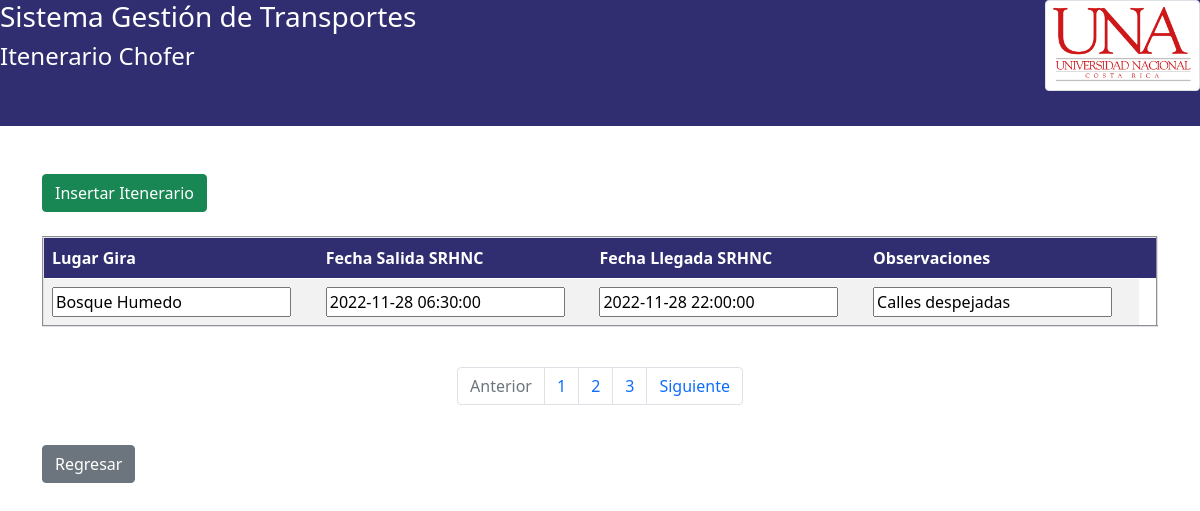
The app's page /View/ItenerarioChoferView.php with its own data.
### tables this page shows
CREATE TABLE `tbitenerariochofer` (
  `tbitenerariochoferid` int(11) NOT NULL,
  `tbitenerariochoferlugar` text NOT NULL,
  `tbitenerariochoferfechallegada` datetime NOT NULL,
  `tbitenerariochoferfechasalida` datetime NOT NULL,
  `tbitenerariochoferobservaciones` text NOT NULL
);

### data/ItenerarioChoferData.php (called while the page is built, shortened)
<?php
include '../domain/ItenerarioChofer.php';
class ItenerarioChoferData extends Data{
    public function getAllItenerarioChofer() {
        $conn = mysqli_connect($this->server, $this->user, $this->password, $this->db);
        $conn->set_charset('utf8');
        $querySelect = "SELECT * FROM tbitenerariochofer;";
        $result = mysqli_query($conn, $querySelect);
        $itenerario = [];
        while ($row = mysqli_fetch_array($result)) {
            $currentItenerario = new ItenerarioChofer($row['tbitenerariochoferid'], $row['tbitenerariochoferlugar'], $row['tbitenerariochoferfechallegada'],
            $row['tbitenerariochoferfechasalida'], $row['tbitenerariochoferobservaciones']);
            array_push($itenerario, $currentItenerario);
        }
        return $itenerario;
    }
}

### Business/ItenerarioChoferBusiness.php (called while the page is built)
<?php
include '../data/ItenerarioChoferData.php';
class ItenerarioChoferBusiness{
    private $ItenerarioChoferData;
    public function ItenerarioChoferBusiness(){
        $this->ItenerarioChoferData = new ItenerarioChoferData();
    }
    public function getAllItenerarioChofer(){
        return $this->ItenerarioChoferData->getAllItenerarioChofer();
    }
}

### domain/ItenerarioChofer.php (called while the page is built, shortened)
<?php
class ItenerarioChofer{
    private $itenerariochoferlugar;
    private $itenerariochoferfechallegada;
    private $itenerariochoferfechasalida;
    private $itenerariochoferobservaciones;
    public function ItenerarioChofer($itenerariochoferid, $itenerariochoferlugar, $itenerariochoferfechallegada, $itenerariochoferfechasalida, $itenerariochoferobservaciones){
        $this->itenerariochoferlugar = $itenerariochoferlugar;
        $this->itenerariochoferfechallegada = $itenerariochoferfechallegada;
        $this->itenerariochoferfechasalida = $itenerariochoferfechasalida;
        $this->itenerariochoferobservaciones = $itenerariochoferobservaciones;
    }
	public function getItenerariochoferlugar() {
		return $this->itenerariochoferlugar;
	}
	public function getItenerariochoferfechallegada() {
		return $this->itenerariochoferfechallegada;
	}
	public function getItenerariochoferfechasalida() {
		return $this->itenerariochoferfechasalida;
	}
	public function getItenerariochoferobservaciones() {
		return $this->itenerariochoferobservaciones;
	}
}

### View/ItenerarioChoferView.php (the view, shortened to what this page needs)
<!DOCTYPE html>
<html lang="en">
<head>
    <link href="https://cdn.jsdelivr.net/npm/bootstrap@5.0.2/dist/css/bootstrap.min.css" rel="stylesheet">
    <?php
    include '../Business/ItenerarioChoferBusiness.php';
    ?>
</head>
    <div style="background-color: #302E71">
        <img src="../Images/UNA-transparente.png" class="img-thumbnail" style="float:right" width="155" height="155">
        <h3 style="color: white">Sistema Gestión de Transportes</h3>
        <h4 style="color: white">Itenerario Chofer</h4>
        <br>
        <br>
    </div>
    <br><br>
<body class="body">
  <div class="container">
    <form action="./RegistroItinerarioChofer.php">
      <input type="submit" class="btn btn-success" value="Insertar Itenerario" name="insert">
    </form>
  </div>
  <br>
  <div class="container">
    <table border="2" class="table table-striped">
      <thead style="background-color: #302E71;">
        <tr>
          <th>Lugar Gira</th>
          <th>Fecha Salida SRHNC</th>
          <th>Fecha Llegada SRHNC</th>
          <th>Observaciones</th>
          <th></th>
        </tr>
      </thead>
      <tbody id="buscar">
        <?php
          $ItenerarioChoferBusiness = new ItenerarioChoferBusiness();
          $allItenerario = $ItenerarioChoferBusiness->getAllItenerarioChofer();
          foreach($allItenerario as $current){
            echo '<form method="post" enctype="multipart/form-data" action="../business/ItenerarioChoferAction.php">';
            echo '<tr>';
            echo '<td><input type="text" readonly name="tbitenerariochoferlugar" id="tbitenerariochoferlugar" value="' . $current->getItenerariochoferlugar() . '"/></td>';
            echo '<td><input type="datetime" readonly name="tbitenerariochoferfechallegada" id="tbitenerariochoferfechallegada" value="' . $current->getItenerariochoferfechallegada() . '"/></td>';
            echo '<td><input type="datetime" readonly name="tbitenerariochoferfechasalida" id="tbitenerariochoferfechasalida" value="' . $current->getItenerariochoferfechasalida() . '"/></td>';
            echo '<td><input type="text" readonly name="tbitenerariochoferobservaciones" id="tbitenerariochoferobservaciones" value="' . $current->getItenerariochoferobservaciones() . '"/></td>';
            echo '</tr>';
            echo '</form>';
          }
        ?>
      </tbody>
    </table>
    <br>
      <nav aria-label="Page navigation example">
      <ul class="pagination justify-content-center">
          <li class="page-item disabled">
              <a class="page-link">Anterior</a>
          </li>
          <li class="page-item"><a class="page-link" href="#">1</a></li>
          <li class="page-item"><a class="page-link" href="#">2</a></li>
          <li class="page-item"><a class="page-link" href="#">3</a></li>
          <li class="page-item">
              <a class="page-link" href="#">Siguiente</a>
          </li>
      </ul>
      </nav>
    </div>
    <br>
<div class="container">
  <form form action="./PaginaPrincipalChoferView.php">
    <input type="submit" class="btn btn-secondary" value="Regresar" />
  </form>
</div>
</body>
</html>

### View/ItenerarioChoferView.php (style rules this page uses)
thead th { color: #fff; }

### records on screen
tbitenerariochofer: tbitenerariochoferlugar "Bosque Humedo", tbitenerariochoferfechallegada "2022-11-28 06:30:00", tbitenerariochoferfechasalida "2022-11-28 22:00:00", tbitenerariochoferobservaciones "Calles despejadas"
